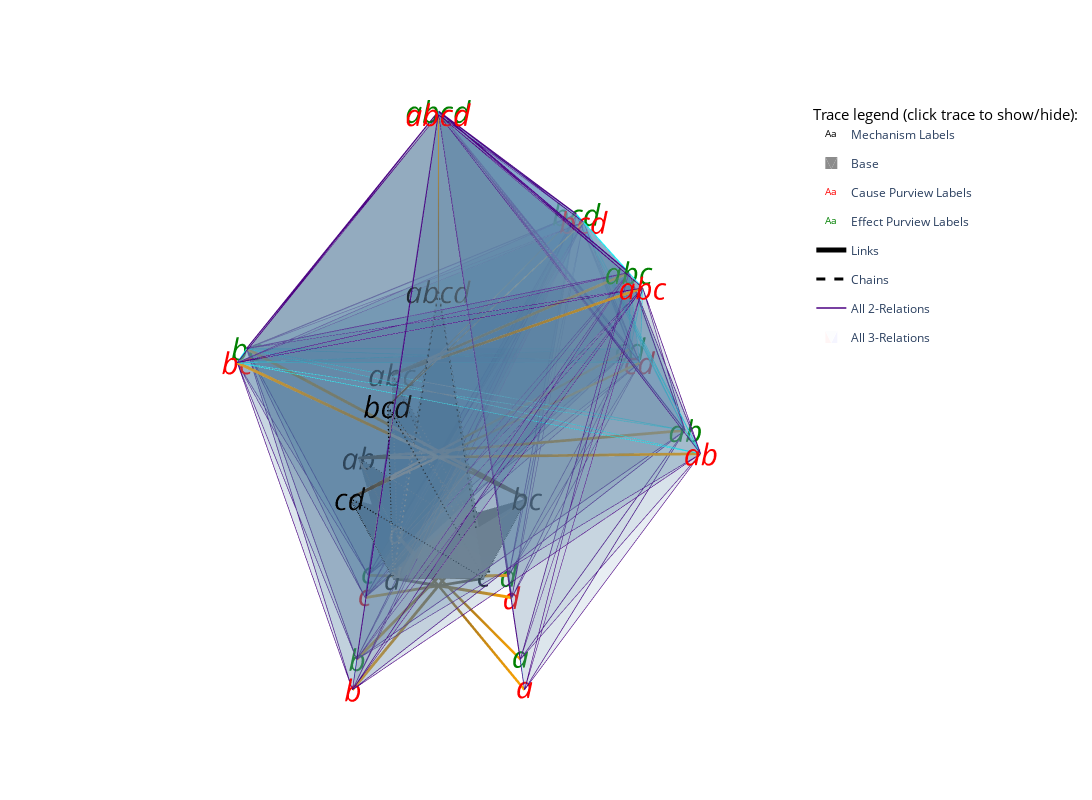

The notebook cell saved with this chart:
### Code cell
#Plot the cause-effect structure
fig = visualize_ces.plot_ces(
    subsystem,
    sep(max_distintions),
    max_relations,
    network_name="example_ces",
)

fig.show()
